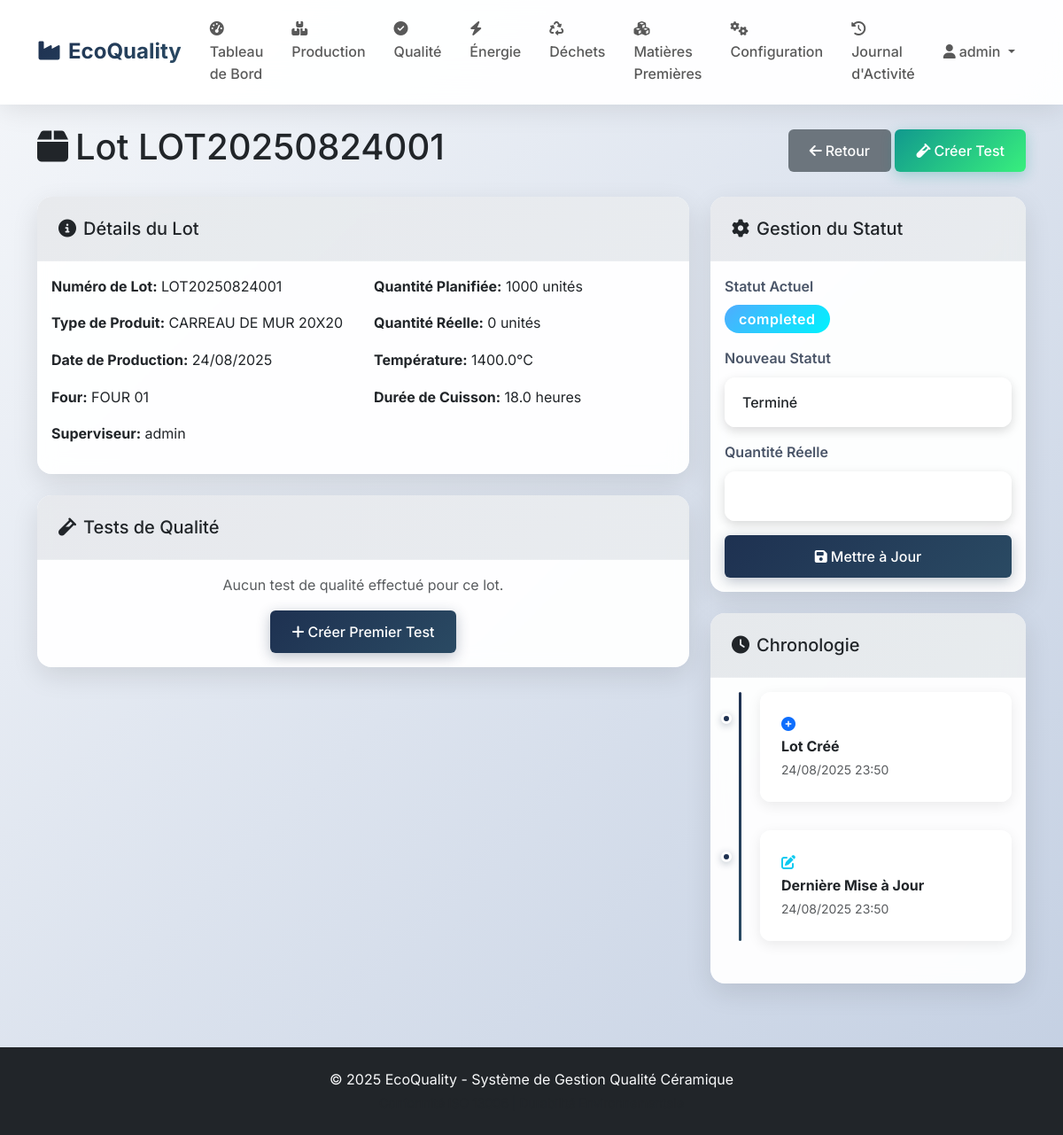
Page /production/1 (signed in) on the committed database.
### models.py (models this page shows, shortened)
class User(UserMixin, db.Model):
    id = db.Column(db.Integer, primary_key=True)
    username = db.Column(db.String(64), unique=True, nullable=False)
    email = db.Column(db.String(120), unique=True, nullable=False)
    password_hash = db.Column(db.String(256), nullable=False)
    role = db.Column(db.String(50), nullable=False, default='Operator')
    created_at = db.Column(db.DateTime, default=datetime.utcnow)
    is_active = db.Column(db.Boolean, default=True)

class ProductionBatch(db.Model):
    id = db.Column(db.Integer, primary_key=True)
    lot_number = db.Column(db.String(50), unique=True, nullable=False)
    product_type = db.Column(db.String(100), nullable=False)
    planned_quantity = db.Column(db.Integer, nullable=False)
    actual_quantity = db.Column(db.Integer, default=0)
    production_date = db.Column(db.Date, nullable=False)
    kiln_number = db.Column(db.String(20), nullable=False)
    kiln_temperature = db.Column(db.Float)
    firing_duration = db.Column(db.Float)
    status = db.Column(db.String(20), default='planned')  # planned, in_progress, completed, approved, rejected
    supervisor_id = db.Column(db.Integer, db.ForeignKey('user.id'))
    created_at = db.Column(db.DateTime, default=datetime.utcnow)
    updated_at = db.Column(db.DateTime, default=datetime.utcnow, onupdate=datetime.utcnow)
    notes = db.Column(db.Text)
    supervisor = db.relationship('User', backref='supervised_batches')

### routes.py (the view)
@app.route('/production/<int:batch_id>')
@login_required
def view_batch(batch_id):
    batch = ProductionBatch.query.get_or_404(batch_id)
    return render_template('production/view_batch.html', batch=batch)

### templates/production/view_batch.html (shortened to what this page needs)
{% extends "base.html" %}
{% block content %}
<div class="container py-4">
    <div class="d-flex justify-content-between align-items-center mb-4">
        <h1><i class="fas fa-box me-2"></i>Lot {{ batch.lot_number }}</h1>
        <div>
            <a href="{{ url_for('production_index') }}" class="btn btn-secondary">
                <i class="fas fa-arrow-left me-1"></i>Retour
            </a>
            {% if batch.status == 'completed' %}
                <a href="{{ url_for('create_test') }}?batch_id={{ batch.id }}" class="btn btn-success">
                    <i class="fas fa-vial me-1"></i>Créer Test
                </a>
            {% endif %}
        </div>
    </div>
    <div class="row">
        <div class="col-md-8">
            <div class="card mb-4">
                <div class="card-header">
                    <h5 class="mb-0"><i class="fas fa-info-circle me-2"></i>Détails du Lot</h5>
                </div>
                <div class="card-body">
                    <div class="row">
                        <div class="col-md-6">
                            <p><strong>Numéro de Lot:</strong> {{ batch.lot_number }}</p>
                            <p><strong>Type de Produit:</strong> {{ batch.product_type }}</p>
                            <p><strong>Date de Production:</strong> {{ batch.production_date.strftime('%d/%m/%Y') }}</p>
                            <p><strong>Four:</strong> {{ batch.kiln_number }}</p>
                            {% if batch.supervisor %}
                                <p><strong>Superviseur:</strong> {{ batch.supervisor.username }}</p>
                            {% endif %}
                        </div>
                        <div class="col-md-6">
                            <p><strong>Quantité Planifiée:</strong> {{ batch.planned_quantity }} unités</p>
                            <p><strong>Quantité Réelle:</strong> {{ batch.actual_quantity or 0 }} unités</p>
                            {% if batch.kiln_temperature %}
                                <p><strong>Température:</strong> {{ batch.kiln_temperature }}°C</p>
                            {% endif %}
                            {% if batch.firing_duration %}
                                <p><strong>Durée de Cuisson:</strong> {{ batch.firing_duration }} heures</p>
                            {% endif %}
                        </div>
                    </div>
                </div>
            </div>
            <div class="card">
                <div class="card-header">
                    <h5 class="mb-0"><i class="fas fa-vial me-2"></i>Tests de Qualité</h5>
                </div>
                <div class="card-body">
                    {% if batch.quality_tests %}
                        <div class="table-responsive">
                            <table class="table table-hover">
                                <thead>
                                    <tr>
                                        <th>Type de Test</th>
                                        <th>Date</th>
                                        <th>Technicien</th>
                                        <th>Résultat</th>
                                        <th>Actions</th>
                                    </tr>
                                </thead>
                                <tbody>
                                    {% for test in batch.quality_tests %}
                                        <tr>
                                            <td>{{ test.test_type }}</td>
                                            <td>{{ test.test_date.strftime('%d/%m/%Y') }}</td>
                                            <td>{{ test.technician.username }}</td>
                                            <td>
                                                <span class="badge bg-{% if test.result == 'pass' %}success{% else %}danger{% endif %}">
                                                    {{ test.result }}
                                                </span>
                                            </td>
                                            <td>
                                                <a href="{{ url_for('view_test', test_id=test.id) }}" class="btn btn-sm btn-outline-primary">
                                                    <i class="fas fa-eye"></i>
                                                </a>
                                            </td>
                                        </tr>
                                    {% endfor %}
                                </tbody>
                            </table>
                        </div>
                    {% else %}
                        <p class="text-muted text-center">Aucun test de qualité effectué pour ce lot.</p>
                        {% if batch.status == 'completed' %}
                            <div class="text-center">
                                <a href="{{ url_for('create_test') }}?batch_id={{ batch.id }}" class="btn btn-primary">
                                    <i class="fas fa-plus me-1"></i>Créer Premier Test
                                </a>
                            </div>
                        {% endif %}
                    {% endif %}
                </div>
            </div>
        </div>
        <div class="col-md-4">
            <div class="card mb-4">
                <div class="card-header">
                    <h5 class="mb-0"><i class="fas fa-cog me-2"></i>Gestion du Statut</h5>
                </div>
                <div class="card-body">
                    <div class="mb-3">
                        <label class="form-label">Statut Actuel</label>
                        <div>
                            <span class="badge bg-{% if batch.status == 'approved' %}success{% elif batch.status == 'completed' %}info{% elif batch.status == 'in_progress' %}warning{% elif batch.status == 'rejected' %}danger{% else %}secondary{% endif %} fs-6">
                                {{ batch.status }}
                            </span>
                        </div>
                    </div>
                    <form method="POST" action="{{ url_for('update_batch_status', batch_id=batch.id) }}">
                        <div class="mb-3">
                            <label for="status" class="form-label">Nouveau Statut</label>
                            <select class="form-select" id="status" name="status" required>
                                <option value="completed" {% if batch.status == 'completed' %}selected{% endif %}>Terminé</option>
                            </select>
                        </div>
                        <div class="mb-3">
                            <label for="actual_quantity" class="form-label">Quantité Réelle</label>
                            <input type="number" class="form-control" id="actual_quantity"
                                   name="actual_quantity" value="{{ batch.actual_quantity or '' }}" min="0">
                        </div>
                        <div class="d-grid">
                            <button type="submit" class="btn btn-primary">
                                <i class="fas fa-save me-1"></i>Mettre à Jour
                            </button>
                        </div>
                    </form>
                </div>
            </div>
            <div class="card">
                <div class="card-header">
                    <h5 class="mb-0"><i class="fas fa-clock me-2"></i>Chronologie</h5>
                </div>
                <div class="card-body">
                    <div class="timeline">
                        <div class="timeline-item">
                            <i class="fas fa-plus-circle text-primary"></i>
                            <div class="timeline-content">
                                <strong>Lot Créé</strong><br>
                                <small class="text-muted">{{ batch.created_at.strftime('%d/%m/%Y %H:%M') }}</small>
                            </div>
                        </div>
                        {% if batch.updated_at != batch.created_at %}
                            <div class="timeline-item">
                                <i class="fas fa-edit text-info"></i>
                                <div class="timeline-content">
                                    <strong>Dernière Mise à Jour</strong><br>
                                    <small class="text-muted">{{ batch.updated_at.strftime('%d/%m/%Y %H:%M') }}</small>
                                </div>
                            </div>
                        {% endif %}
                    </div>
                </div>
            </div>
        </div>
    </div>
</div>
{% endblock %}

### templates/base.html (shortened to what this page needs)
<!DOCTYPE html>
<html lang="fr">
<head>
    <link href="https://cdn.jsdelivr.net/npm/bootstrap@5.3.2/dist/css/bootstrap.min.css" rel="stylesheet">
    <link href="https://cdnjs.cloudflare.com/ajax/libs/font-awesome/6.4.0/css/all.min.css" rel="stylesheet">
    <link href="{{ url_for('static', filename='css/custom.css') }}" rel="stylesheet">
</head>
<body>
    {% if current_user.is_authenticated %}
    <nav class="navbar navbar-expand-lg navbar-light" style="background: rgba(255, 255, 255, 0.95); backdrop-filter: blur(20px); box-shadow: 0 4px 30px rgba(0, 0, 0, 0.1);">
        <div class="container">
            <a class="navbar-brand fw-bold" href="{{ url_for('dashboard') }}" style="font-size: 1.5rem; background: var(--primary-gradient); -webkit-background-clip: text; -webkit-text-fill-color: transparent; background-clip: text;">
                <i class="fas fa-industry me-2"></i>EcoQuality
            </a>
            <div class="collapse navbar-collapse" id="navbarNav">
                <ul class="navbar-nav me-auto">
                    <li class="nav-item">
                        <a class="nav-link" href="{{ url_for('dashboard') }}">
                            <i class="fas fa-tachometer-alt me-1"></i>Tableau de Bord
                        </a>
                    </li>
                    <li class="nav-item">
                        <a class="nav-link" href="{{ url_for('production_index') }}">
                            <i class="fas fa-boxes me-1"></i>Production
                        </a>
                    </li>
                    <li class="nav-item">
                        <a class="nav-link" href="{{ url_for('quality_index') }}">
                            <i class="fas fa-check-circle me-1"></i>Qualité
                        </a>
                    </li>
                    <li class="nav-item">
                        <a class="nav-link" href="{{ url_for('energy_index') }}">
                            <i class="fas fa-bolt me-1"></i>Énergie
                        </a>
                    </li>
                    <li class="nav-item">
                        <a class="nav-link" href="{{ url_for('waste_index') }}">
                            <i class="fas fa-recycle me-1"></i>Déchets
                        </a>
                    </li>
                    <li class="nav-item">
                        <a class="nav-link" href="{{ url_for('materials_index') }}">
                            <i class="fas fa-cubes me-1"></i>Matières Premières
                        </a>
                    </li>
                    <li class="nav-item">
                        <a class="nav-link" href="{{ url_for('config_index') }}">
                            <i class="fas fa-cogs me-1"></i>Configuration
                        </a>
                    </li>
                    <li class="nav-item">
                        <a class="nav-link" href="{{ url_for('activity_logs') }}">
                            <i class="fas fa-history me-1"></i>Journal d'Activité
                        </a>
                    </li>
                </ul>
                <ul class="navbar-nav">
                    <li class="nav-item dropdown">
                        <a class="nav-link dropdown-toggle" href="#" id="navbarDropdown" role="button" data-bs-toggle="dropdown">
                            <i class="fas fa-user me-1"></i>{{ current_user.username }}
                        </a>
                    </li>
                </ul>
            </div>
        </div>
    </nav>
    {% endif %}
    <main>
        {% block content %}{% endblock %}
    </main>
    <footer class="bg-dark text-light py-4 mt-5">
        <div class="container text-center">
            <p class="mb-0">&copy; 2025 EcoQuality - Système de Gestion Qualité Céramique</p>
            <small class="text-muted">Conformité ISO 13006 | Durabilité Environnementale</small>
        </div>
    </footer>
</body>
</html>

### rows in the picture
User: username "admin", supervisor.username "admin"
ProductionBatch: lot_number "LOT20250824001", product_type "CARREAU DE MUR 20X20", production_date "24/08/2025", kiln_number "FOUR 01", planned_quantity "1000", actual_quantity "0", kiln_temperature "1400.0", firing_duration "18.0", status "completed", status "Terminé", created_at "24/08/2025 23:50", updated_at "24/08/2025 23:50"
